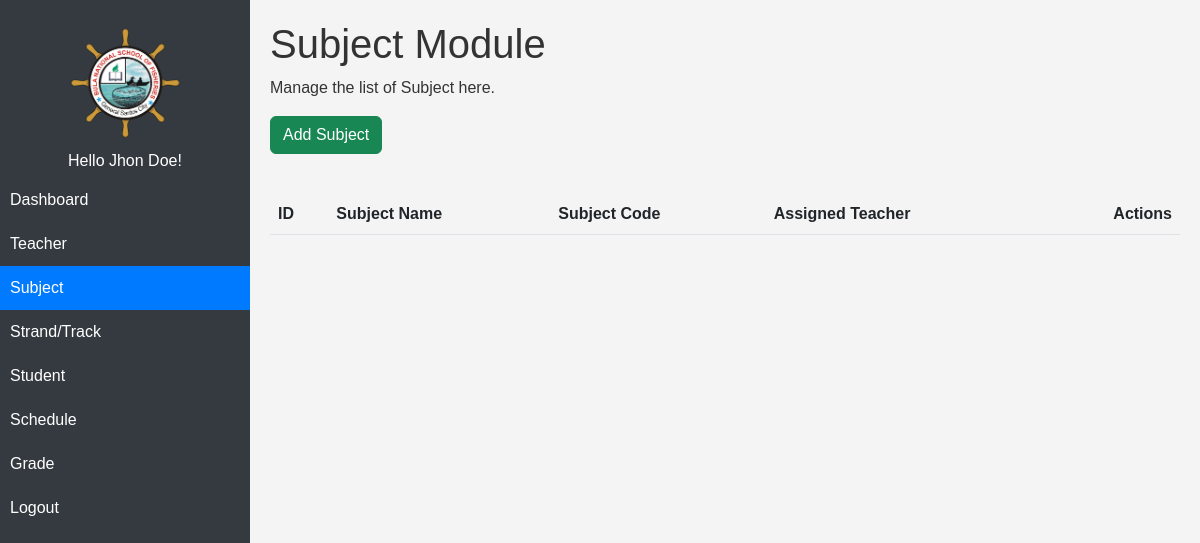
The app's page /modules/subject/index.php (signed in), older data.
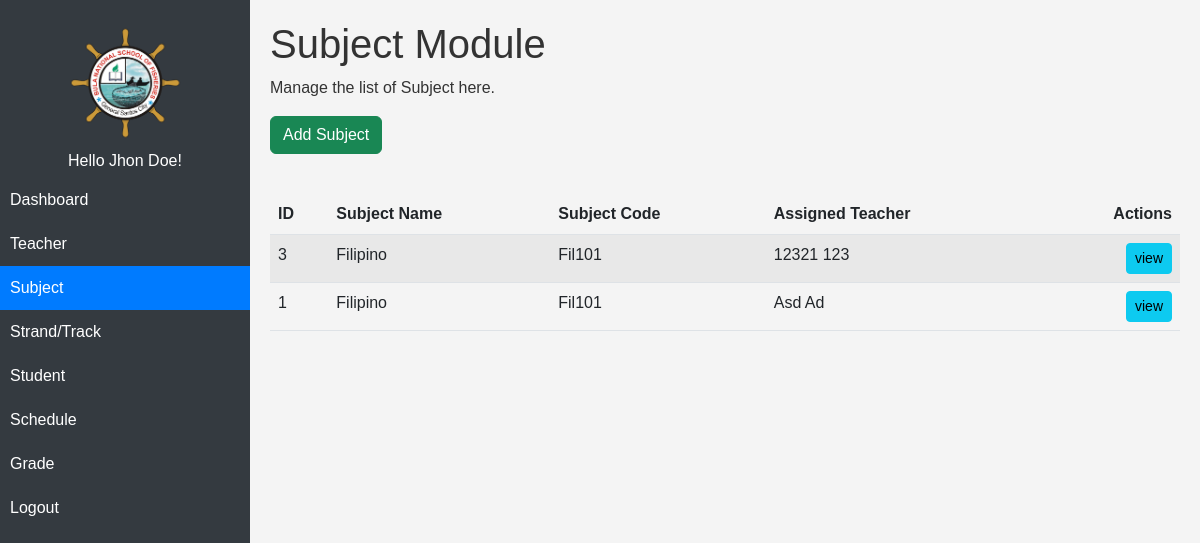
The same page, newer data.
### tables this page shows
CREATE TABLE `user` (
  `id` int(11) NOT NULL,
  `name` varchar(100) NOT NULL,
  `username` varchar(255) NOT NULL,
  `password` varchar(255) NOT NULL,
  `role` varchar(100) NOT NULL
);

CREATE TABLE `subject` (
  `id` int(11) NOT NULL,
  `code` varchar(100) NOT NULL,
  `name` varchar(100) NOT NULL,
  `details` varchar(255) NOT NULL,
  `teacher_id` varchar(100) NOT NULL,
  `del_status` varchar(50) NOT NULL
);

### modules/subject/index.php (the view, shortened to what this page needs)
<!DOCTYPE html>
<html lang="en">
<head>
  <link rel="stylesheet" href="../../assets/css/navbar.css">
  <link rel="stylesheet" href="../../assets/css/bootstrap5.3.0/bootstrap.min.css">
   <link rel="stylesheet" href="../../assets/css/styles.css">
</head>
<body>
<?php
$page = 'Subject';
include "../../db_conn.php";
 ?>
  <?php include "../../navbar.php";?>
<div class="content" id="content">
<div id="teacherSection">
  <h1>Subject Module</h1>
  <p>Manage the list of Subject here.</p>
<a href="add.php" class="btn btn-success mb-3">Add Subject</a>
  <?php
include "../../db_conn.php";
$squery = mysqli_query($conn, "
         SELECT s.*, CONCAT(t.first_name, ' ', t.last_name) AS teacher_name
         FROM subject s
         LEFT JOIN teacher t ON s.teacher_id = t.id
         WHERE s.del_status != 'deleted'
         ORDER BY s.id DESC;
     ");
?>
<table id="teacherTable" class="table table-striped table-hover">
  <thead>
    <tr>
      <th>ID</th>
      <th>Subject Name</th>
      <th>Subject Code</th>
      <th>Assigned Teacher</th>
      <th class="text-end">Actions</th>
    </tr>
  </thead>
  <tbody>
    <?php
    while($row = mysqli_fetch_assoc($squery)) {
        $id = $row['id'];
    ?>
    <tr>
      <td><?php echo $id; ?></td>
      <td><?php echo $row['name']; ?></td>
      <td><?php echo $row['code']; ?></td>
      <td><?php echo $row['teacher_name']; ?></td>
      <td class="text-end">
        <a href="view.php?id=<?php echo $id; ?>" class="btn btn-info btn-sm">view</a>
      </td>
    </tr>
    <?php } ?>
  </tbody>
</table>
</div>
</body>
</html>

### navbar.php (shortened to what this page needs)
<?php
include "../../db_conn.php";
$nav_id = $_SESSION['id'];
$nav_query = mysqli_query($conn, "SELECT * FROM user where id = '$nav_id'");
$nav_row = mysqli_fetch_array($nav_query);
?>
<div class="sidebar" id="sidebar">
    <div>
      <img src="../../assets/img/logo.png" alt="Logo" class="logo">
    </div>
    <h6 class="text-center">Hello <?php echo $nav_row['name']; ?>! </h6>
    <a href="../dashboard" class="<?php if ($page == 'Dashboard') {echo 'active';} ?>" >Dashboard</a>
    <a href="../teacher" class="<?php if ($page == 'Teacher') {echo 'active';} ?>">Teacher</a>
    <a href="../subject" class="<?php if ($page == 'Subject') {echo 'active';} ?>">Subject</a>
    <a href="../strand" class="<?php if ($page == 'Strand') {echo 'active';} ?>">Strand/Track</a>
    <a href="../Student" class="<?php if ($page == 'Student') {echo 'active';} ?>">Student</a>
    <a href="../schedule" class="<?php if ($page == 'Schedule') {echo 'active';} ?>">Schedule</a>
    <a href="../grades" class="<?php if ($page == 'Grades') {echo 'active';} ?>">Grade</a>
    <a href="../../logout.php">Logout</a>
  </div>

### assets/css/navbar.css (style rules this page uses)
.sidebar { height: 100vh; position: fixed; top: 0; left: 0; width: 250px; background-color: #343a40; color: white; padding-top: 20px; transition: width 0.3s; }
.sidebar a { color: white; padding: 10px; text-decoration: none; display: block; }
.sidebar a.active { background-color: #007bff; color: white; }
.content { margin-left: 250px; padding: 20px; }
.logo { max-width: 150px; max-height: 150px; border-radius: 50%; margin-top: 5px; margin-bottom: 10px; margin-left: 65px; width: 120px; }

### assets/css/styles.css (style rules this page uses)
body { font-family: Arial, sans-serif; background-color: #f4f4f4; color: #333; }

Row changes from the older to the newer data that the page shows:
added subject: id "3", name "Filipino", code "Fil101", teacher_name "12321 123"
added subject: id "1", name "Filipino", code "Fil101", teacher_name "Asd Ad"
